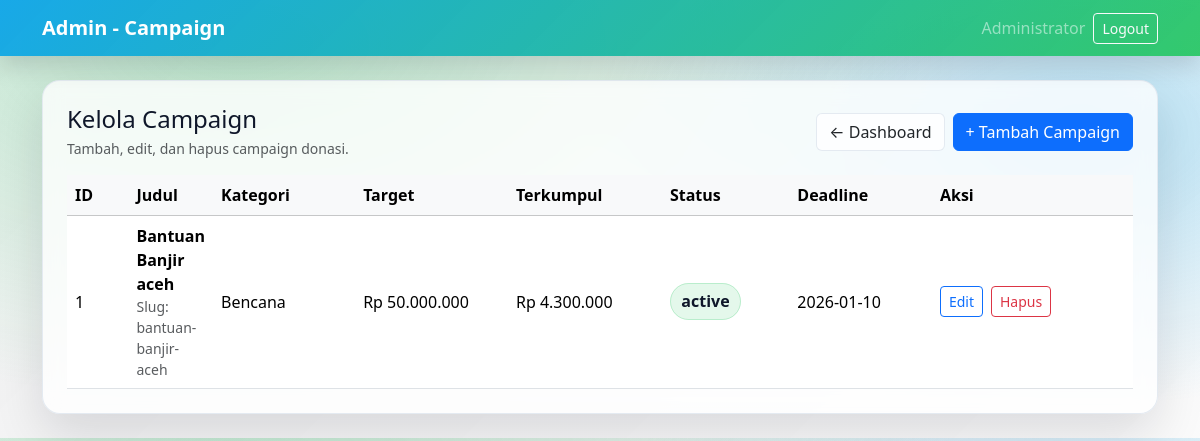
The app's page /admin/campaigns/index.php (signed in) with its own data.
### tables this page shows
CREATE TABLE `campaigns` (
  `id` bigint unsigned NOT NULL AUTO_INCREMENT,
  `category_id` int unsigned NOT NULL,
  `title` varchar(180) NOT NULL,
  `slug` varchar(200) NOT NULL,
  `description` text NOT NULL,
  `target_amount` bigint unsigned NOT NULL,
  `collected_amount` bigint unsigned NOT NULL DEFAULT 0,
  `start_date` date DEFAULT NULL,
  `end_date` date DEFAULT NULL,
  `status` enum('active','inactive','completed') NOT NULL DEFAULT 'active',
  `image_path` varchar(255) DEFAULT NULL,
  `created_by` bigint unsigned DEFAULT NULL,
  `created_at` timestamp NOT NULL DEFAULT CURRENT_TIMESTAMP,
  PRIMARY KEY (`id`),
  UNIQUE KEY `slug` (`slug`),
  KEY `category_id` (`category_id`),
  KEY `created_by` (`created_by`),
  CONSTRAINT `campaigns_ibfk_1` FOREIGN KEY (`category_id`) REFERENCES `categories` (`id`) ON UPDATE CASCADE,
  CONSTRAINT `campaigns_ibfk_2` FOREIGN KEY (`created_by`) REFERENCES `users` (`id`) ON DELETE SET NULL ON UPDATE CASCADE
);

CREATE TABLE `categories` (
  `id` int unsigned NOT NULL AUTO_INCREMENT,
  `name` varchar(80) NOT NULL,
  `created_at` timestamp NOT NULL DEFAULT CURRENT_TIMESTAMP,
  PRIMARY KEY (`id`),
  UNIQUE KEY `name` (`name`)
);

### includes/init.php (called while the page is built, shortened)
<?php
function db(): PDO
{
  return $GLOBALS['pdo'];
}
function url(string $path): string
{
  $path = '/' . ltrim($path, '/');
  return rtrim(BASE_URL, '/') . $path;
}
function e(?string $str): string
{
  return htmlspecialchars($str ?? '', ENT_QUOTES, 'UTF-8');
}

### admin/campaigns/index.php (the view, shortened to what this page needs)
<?php
require_once __DIR__ . '/../../includes/init.php';
$stmt = db()->query("
  SELECT c.id, c.title, c.slug, c.target_amount, c.collected_amount, c.status, c.end_date, c.created_at,
         cat.name AS category_name
  FROM campaigns c
  JOIN categories cat ON cat.id = c.category_id
  ORDER BY c.id DESC
");
$campaigns = $stmt->fetchAll();
?>
<!doctype html>
<html lang="id">
<head>
  <link href="https://cdn.jsdelivr.net/npm/bootstrap@5.3.3/dist/css/bootstrap.min.css" rel="stylesheet">
  <link rel="stylesheet" href="<?= e(url('/assets/css/admin_bootstrap.css')) ?>">
</head>
<body>
  <nav class="navbar navbar-expand-lg navbar-dark topbar-gradient sticky-top">
    <div class="container">
      <a class="navbar-brand fw-semibold" href="<?= e(url('/admin/dashboard.php')) ?>">
        Admin - Campaign
      </a>
      <div class="collapse navbar-collapse" id="topNav">
        <div class="navbar-nav ms-auto align-items-lg-center gap-2">
          <span class="navbar-text text-white-50">
            <?= e($_SESSION['user_name'] ?? 'Admin') ?>
          </span>
          <a class="btn btn-sm btn-outline-light" href="<?= e(url('/auth/logout.php')) ?>">Logout</a>
        </div>
      </div>
    </div>
  </nav>
  <main class="container py-4">
    <div class="glass-card p-3 p-md-4">
      <div class="d-flex flex-wrap gap-2 align-items-center justify-content-between mb-3">
        <div>
          <h1 class="h4 mb-1">Kelola Campaign</h1>
          <div class="text-muted small">Tambah, edit, dan hapus campaign donasi.</div>
        </div>
        <div class="d-flex flex-wrap gap-2">
          <a class="btn btn-soft" href="<?= e(url('/admin/dashboard.php')) ?>">← Dashboard</a>
          <a class="btn btn-primary" href="<?= e(url('/admin/campaigns/create.php')) ?>">+ Tambah Campaign</a>
        </div>
      </div>
      <div class="table-responsive">
        <table class="table table-hover align-middle mb-0">
          <thead class="table-light">
            <tr>
              <th style="width:70px;">ID</th>
              <th>Judul</th>
              <th style="width:160px;">Kategori</th>
              <th style="width:170px;">Target</th>
              <th style="width:170px;">Terkumpul</th>
              <th style="width:140px;">Status</th>
              <th style="width:160px;">Deadline</th>
              <th style="width:240px;">Aksi</th>
            </tr>
          </thead>
          <tbody>
            <?php if (!$campaigns): ?>
              <tr>
                <td colspan="8" class="text-muted">Belum ada campaign.</td>
              </tr>
            <?php else: ?>
              <?php foreach ($campaigns as $c): ?>
                <?php
                  $status = strtolower((string)$c['status']);
                  $badgeClass = 'badge-status ' . preg_replace('/[^a-z0-9_-]/', '', $status);
                ?>
                <tr>
                  <td><?= (int)$c['id'] ?></td>
                  <td>
                    <div class="fw-semibold"><?= e($c['title']) ?></div>
                    <div class="text-muted small">Slug: <?= e($c['slug']) ?></div>
                  </td>
                  <td><?= e($c['category_name']) ?></td>
                  <td>Rp <?= number_format((int)$c['target_amount'], 0, ',', '.') ?></td>
                  <td>Rp <?= number_format((int)$c['collected_amount'], 0, ',', '.') ?></td>
                  <td>
                    <span class="<?= e($badgeClass) ?>"><?= e($c['status']) ?></span>
                  </td>
                  <td><?= e($c['end_date'] ?? '-') ?></td>
                  <td>
                    <div class="d-flex flex-wrap gap-2">
                      <a class="btn btn-sm btn-outline-primary"
                         href="<?= e(url('/admin/campaigns/edit.php?id=' . (int)$c['id'])) ?>">
                        Edit
                      </a>
                      <form class="d-inline"
                            action="<?= e(url('/admin/campaigns/delete.php')) ?>"
                            method="post"
                            onsubmit="return confirm('Hapus campaign ini?');">
                        <button class="btn btn-sm btn-outline-danger" type="submit">Hapus</button>
                      </form>
                    </div>
                  </td>
                </tr>
              <?php endforeach; ?>
            <?php endif; ?>
          </tbody>
        </table>
      </div>
    </div>
  </main>
</body>
</html>

### records on screen
campaigns: id "1", title "Bantuan Banjir aceh", slug "bantuan-banjir-aceh", category.name "Bencana", target_amount "50.000.000", collected_amount "4.300.000", status "active", end_date "2026-01-10"

### other values on screen
$_SESSION['user_name'] "Administrator"
